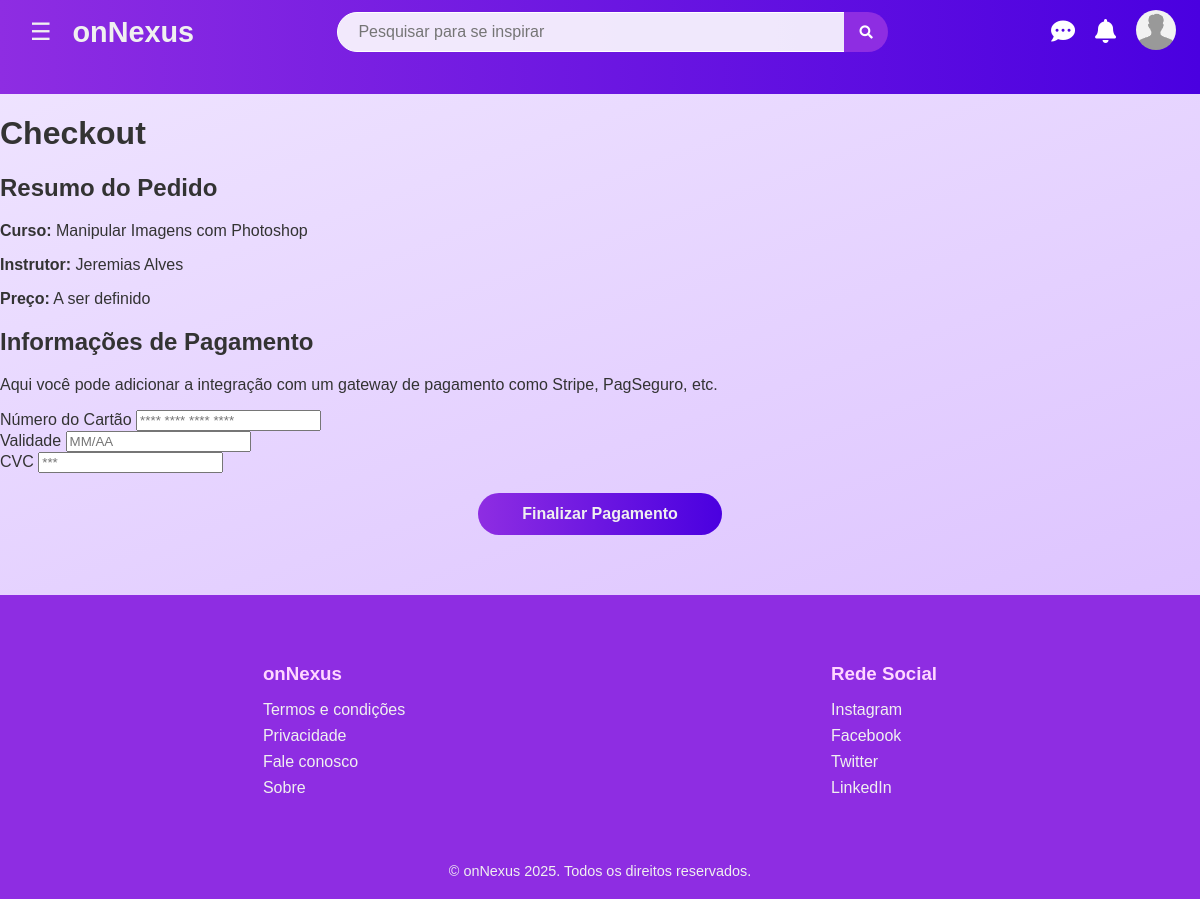
Page /payments/charge/1/ (signed in) on the committed database.
### users/models.py (models this page shows, shortened)
class UserProfile(models.Model):
    user = models.OneToOneField(User, on_delete=models.CASCADE)
    occupation = models.CharField(max_length=100, blank=True, null=True)
    company = models.CharField(max_length=100, blank=True, null=True)
    location = models.CharField(max_length=100, blank=True, null=True)
    city = models.CharField(max_length=100, blank=True, null=True)
    bio = models.TextField(blank=True, null=True)
    profile_picture = models.ImageField(upload_to='thumbnails/', default='thumbnails/avatar.jpg')
    site_title = models.CharField(max_length=100, blank=True, null=True)
    site_url = models.URLField(max_length=200, blank=True, null=True)
    linkedin_url = models.URLField(max_length=200, blank=True, null=True)
    tiktok_url = models.URLField(max_length=200, blank=True, null=True)
    instagram_url = models.URLField(max_length=200, blank=True, null=True)
    whatsapp_number = models.CharField(max_length=20, blank=True, null=True)
    other_social_url = models.URLField(max_length=200, blank=True, null=True)

### courses/models.py (models this page shows, shortened)
class Course(models.Model):
    title = models.CharField(max_length=200)
    subtitle = models.CharField(max_length=200, blank=True, null=True)
    description = models.TextField()
    what_you_will_learn = models.TextField(blank=True, null=True)
    course_format = models.CharField(max_length=100, blank=True, null=True)
    level = models.CharField(max_length=100, blank=True, null=True)
    prerequisites = models.TextField(blank=True, null=True)
    video_thumbnail = models.ImageField(upload_to='thumbnails/')
    instructor = models.ForeignKey(Instructor, on_delete=models.CASCADE, related_name='courses')
    is_buyable = models.BooleanField(default=True)

class Instructor(models.Model):
    name = models.CharField(max_length=100)
    profile_picture = models.ImageField(upload_to='instructors/')
    bio = models.TextField(blank=True, null=True)

### payments/views.py (the view)
# urls.py: path('charge/<int:course_id>/', views.payment_page, name='payment_page'),
@login_required
def payment_page(request, course_id):
    course = get_object_or_404(Course, id=course_id)
    context = {
        'course': course
    }
    return render(request, 'payments/payment.html', context)

### templates/payments/payment.html (shortened to what this page needs)
{% extends 'base.html' %} {% load static %}  {% block content %}
<div class="checkout-container">
  <h1>Checkout</h1>
  <div class="order-summary">
    <h2>Resumo do Pedido</h2>
    <p><strong>Curso:</strong> {{ course.title }}</p>
    <p><strong>Instrutor:</strong> {{ course.instructor.name }}</p>
    <p><strong>Preço:</strong> A ser definido</p>
  </div>
  <div class="payment-info">
    <h2>Informações de Pagamento</h2>
    <p>
      Aqui você pode adicionar a integração com um gateway de pagamento como
      Stripe, PagSeguro, etc.
    </p>
    <form>
      <div class="form-group">
        <label for="card-number">Número do Cartão</label>
        <input type="text" id="card-number" placeholder="**** **** **** ****" />
      </div>
      <div class="form-row">
        <div class="form-group">
          <label for="card-expiry">Validade</label>
          <input type="text" id="card-expiry" placeholder="MM/AA" />
        </div>
        <div class="form-group">
          <label for="card-cvc">CVC</label>
          <input type="text" id="card-cvc" placeholder="***" />
        </div>
      </div>
      <a href="{% url 'courses:course_detail' course.pk %}" class="login2-btn"
        >Finalizar Pagamento</a
      >
    </form>
  </div>
</div>
{% endblock %}

### templates/base.html (shortened to what this page needs)
{% load static %}
<!DOCTYPE html>
<html lang="pt-br">
<head>
    <link rel="stylesheet" href="https://cdnjs.cloudflare.com/ajax/libs/font-awesome/5.15.4/css/all.min.css">
    <link rel="stylesheet" href="{% static 'css/style.css' %}">
    <header class="header">
        <nav class="navbar">
            <div class="nav-left">
                <button class="menu-btn" onclick="toggleSidebar()">&#9776;</button>
                <div class="logo"><a href="/">onNexus</a></div>
            </div>
            <div class="search-bar">
                <input type="text" placeholder="Pesquisar para se inspirar">
                <button><i class="fas fa-search"></i></button>
            </div>
            <div class="nav-right">
                {% if user.is_authenticated %}
                    <div class="nav-icons">
                        <a href="#" class="nav-icon"><i class="fas fa-comment-dots"></i></a>
                        <a href="#" class="nav-icon"><i class="fas fa-bell"></i></a>
                    </div>
                    <div class="profile-menu-container">
                        <img src="{{ user.userprofile.profile_picture.url }}" alt="Perfil" class="profile-avatar" onclick="toggleProfileMenu()">
                    </div>
                {% else %}
                    <a href="/users/login" class="login-btn">Fazer Login</a>
                {% endif %}
            </div>
        </nav>
    </header>
    <main>
        {% block content %}{% endblock %}
    </main>
    <footer class="footer">
        <div class="footer-content">
            <div>
                <h3>onNexus</h3>
                <ul>
                    <li><a href="#">Termos e condições</a></li>
                    <li><a href="{% url 'privacy' %}">Privacidade</a></li>
                    <li><a href="#">Fale conosco</a></li>
                    <li><a href="#">Sobre</a></li>
                </ul>
            </div>
            <div>
                <h3>Rede Social</h3>
                <ul>
                    <li><a href="#">Instagram</a></li>
                    <li><a href="#">Facebook</a></li>
                    <li><a href="#">Twitter</a></li>
                    <li><a href="#">LinkedIn</a></li>
                </ul>
            </div>
        </div>
        <div class="footer-bottom">© onNexus 2025. Todos os direitos reservados.</div>
    </footer>
</body>
</html>

### static/css/style.css (style rules this page uses)
:root { --primary-purple: #8e2de2; --dark-purple: #4a00e0; --background-color: #f3eaff; --card-background: #ffffff; --text-color: #333; --light-text: #f0f0f0; --gradient-bg: linear-gradient(160deg, #f0e6ff 0%, #d8baff 100%); }
a { text-decoration: none; color: inherit; }
.header { background: linear-gradient(90deg, var(--primary-purple) 0%, var(--dark-purple) 100%); color: var(--light-text); padding-bottom: 30px; }
.navbar { display: flex; justify-content: space-between; align-items: center; padding: 10px 2%; max-width: 100%; margin: 0 auto; }
.nav-left { display: flex; align-items: center; gap: 15px; }
.menu-btn { background: none; border: none; color: var(--light-text); font-size: 1.5em; cursor: pointer; }
.logo { font-size: 1.8em; font-weight: 700; color: var(--light-text); }
.search-bar { flex-grow: 1; display: flex; justify-content: center; padding: 0 20px; }
.search-bar input { width: 100%; max-width: 500px; padding: 10px 20px; border-radius: 20px; border: 1px solid #fff; background-color: rgba(255, 255, 255, 0.9); font-size: 1rem; outline: none; }
.search-bar button { background: var(--primary-purple); border: none; color: white; padding: 0 15px; border-radius: 0 20px 20px 0; margin-left: -35px; cursor: pointer; }
.nav-right { display: flex; align-items: center; }
.nav-icons { display: flex; align-items: center; margin-right: 20px; }
.nav-icon { color: white; font-size: 1.5rem; margin-left: 20px; text-decoration: none; }
.footer { background: var(--primary-purple); color: var(--light-text); padding: 50px 5% 0; margin-top: 60px; }
.footer-content { display: flex; justify-content: space-around; padding-bottom: 30px; flex-wrap: wrap; gap: 20px; }
.footer-content h3 { margin-bottom: 15px; color: #ffd6ff; }
.footer-content ul { list-style: none; padding: 0; }
.footer-content ul li { margin-bottom: 8px; }
.footer-bottom { text-align: center; padding: 20px 0; background: var(--primary-purple); font-size: 0.9rem; }
.login2-btn { display: block; margin: 20px auto 0 auto; background: linear-gradient(90deg, var(--primary-purple) 0%, var(--dark-purple) 100%); color: var(--light-text); border: none; border-radius: 25px; padding: 12px 32px; font-size: 1rem; font-weight: 600; cursor: pointer; width: 15%; transition: transform 0.2s, box-shadow 0.2s; text-align: center; }
.profile-menu-container { position: relative; display: inline-block; }
.profile-avatar { width: 40px; height: 40px; border-radius: 50%; cursor: pointer; }

### rows in the picture
Course: title "Manipular Imagens com Photoshop", instructor.name "Jeremias Alves"
